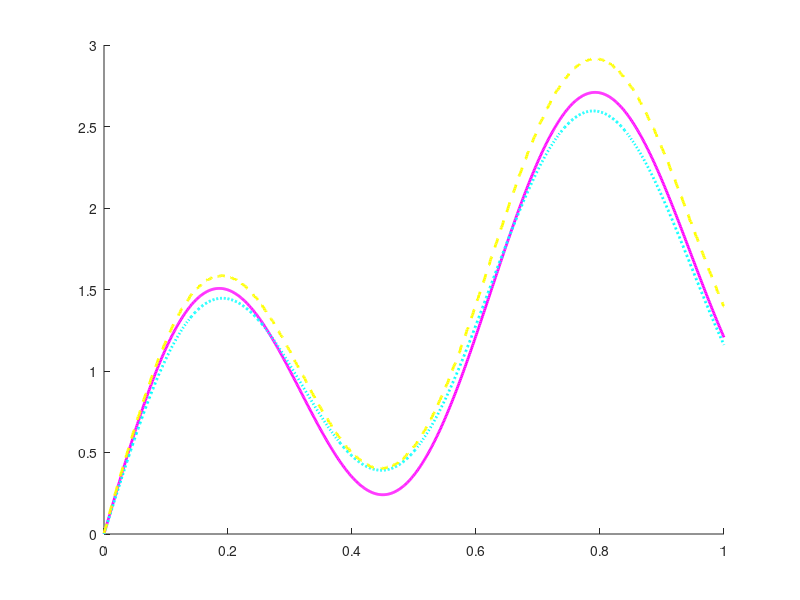

Source code (MATLAB): (Note: this script raises an error after producing the figure.)
%% Ben Conrad - Compare Tunings - Step Responses - 20151113
clc; close all; clear all; format compact;
    left = [1928           9         944         988];
    rght = [2889           9         944         988];
    rght2 = [968     9   944   988];
    maximized = [1921 1 1920 1004];
    % set(0,'DefaultFigurePosition',rght);
    % set(0,'DefaultAxesColor', .7*[1,1,1]);
    % set(0,'DefaultAxesXGrid','on','DefaultAxesYGrid','on','DefaultAxesZGrid','on');

%% Generate data
x = linspace(0,1,1000);
a = 1*sin(x)+1*sin(2*x)+sin(10*x);
b = 1*sin(x)+1*sin(2.2*x)+.9*sin(10*x);
c = 1*sin(x)+1.2*sin(2*x)+sin(10*x)+rand(1,1000)/100;

%% Plot It
fs = 16; %fontsize in points
lwd = 2; %linewidth in ?

fig = figure('Name','Demo');
hold on;
ha = plot(x,a,'m-', 'linewidth',lwd);
hb = plot(x,b,'c:', 'linewidth',lwd);
hc = plot(x,c,'y--', 'linewidth',lwd);

ha.DisplayName = 'lineA';
hb.DisplayName = 'lineB';
hc.DisplayName = 'lineC';

set(fig, 'Position', [2043 600 400 400]); % get(gcf,'position')
set(gca,'FontSize',fs); %get(gca) to list all peoperties
set(gca,'Color',.7*[1,1,1]);

title('Low \alpha, Measured','FontSize',fs+1);
ylabel('\alpha [\circ]','FontSize',fs+1);
xlabel('Time [s]','FontSize',fs+1);
grid on; set(gca,'GridLineStyle','-.');

%% save 'em
%getFrame()
rect = get(fig,'Position');
ec = 0; %[px] crop from the left and right edges by
rect = [ec 1 rect(3)-ec rect(4)];
f = getframe(fig,rect); imwrite(f.cdata,'highAlpha_getFrame.png','png');

%print()
f = fig;
figpos=getpixelposition(fig);
resolution=get(0,'ScreenPixelsPerInch');
set(f,'paperunits','inches','papersize',figpos(3:4)/resolution,'paperposition',[0 0 figpos(3:4)/resolution]);
print(f,'highAlpha_print.png','-dpng','-r800','-opengl'); %-r800 specifies 800 dpi
print(f,'highAlpha_print.svg','-dsvg','-r800','-opengl'); 
saveas(f,'highAlpha_print.fig');



